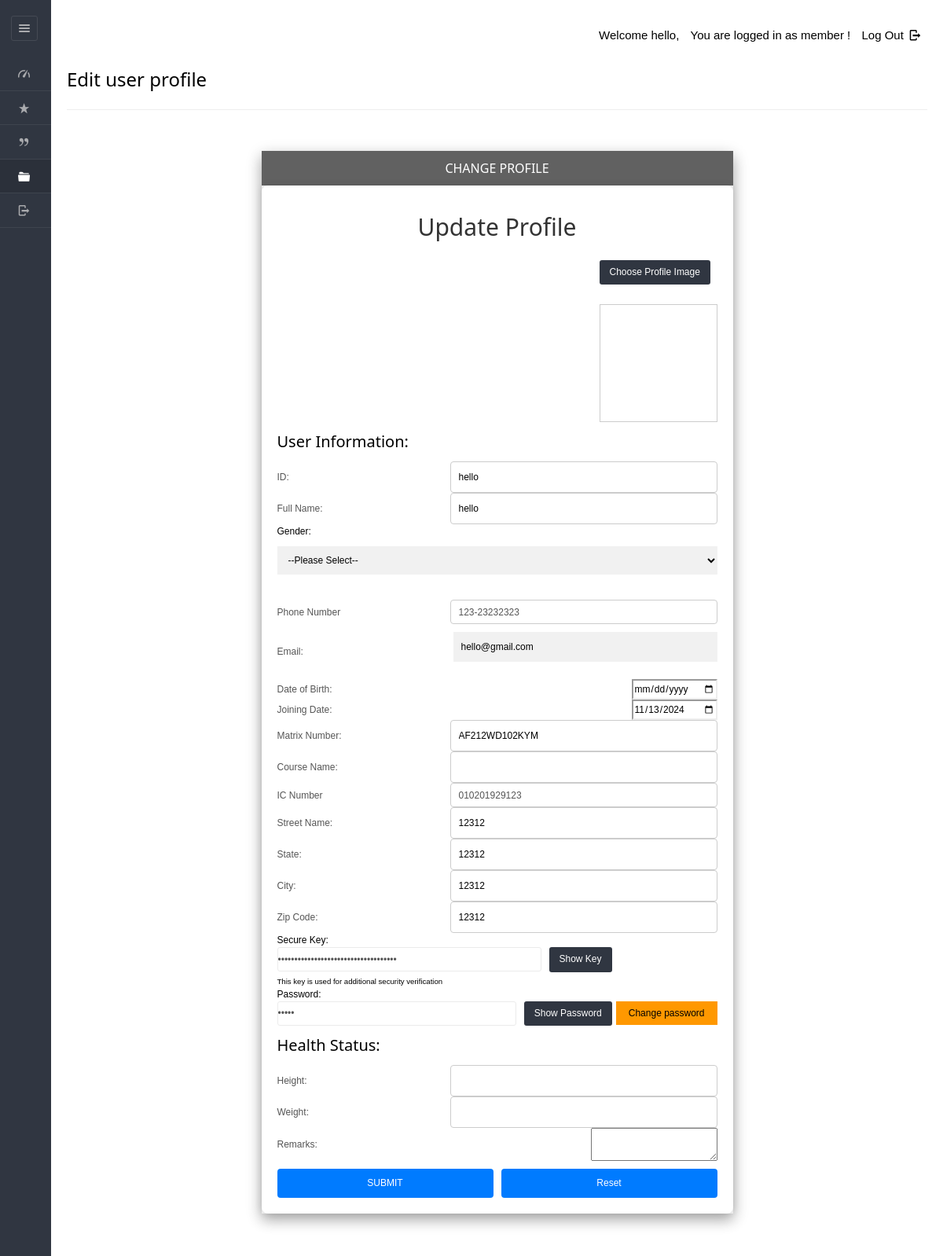
/dashboard/member/more-userprofile.php (signed in), run on the app's committed database.
### tables this page shows
CREATE TABLE IF NOT EXISTS `images` (
  `imageid` varchar(200) NOT NULL,
  `adminid` varchar(20) DEFAULT NULL,
  `userid` varchar(20) DEFAULT NULL,
  `staffid` varchar(20) DEFAULT NULL,
  `planid` varchar(8) DEFAULT NULL,
  `image_path` varchar(255) DEFAULT 'placeholder.jpg',
  `uploaded_at` timestamp NOT NULL DEFAULT CURRENT_TIMESTAMP,
  PRIMARY KEY (`imageid`)
);

CREATE TABLE IF NOT EXISTS `users` (
  `userid` varchar(20) NOT NULL,
  `pass_key` varchar(100) NOT NULL,
  `imageid` varchar(200) DEFAULT NULL,
  `username` varchar(40) DEFAULT NULL,
  `fullName` varchar(100) DEFAULT NULL,
  `gender` varchar(8) DEFAULT NULL,
  `mobile` varchar(20) DEFAULT NULL,
  `email` varchar(200) DEFAULT NULL,
  `dob` varchar(40) DEFAULT NULL,
  `joining_date` varchar(40) DEFAULT NULL,
  `hasApproved` varchar(10) DEFAULT NULL,
  `matrixNumber` varchar(255) DEFAULT NULL,
  `courseName` varchar(255) DEFAULT NULL,
  `no_ic` varchar(50) DEFAULT NULL,
  PRIMARY KEY (`userid`)
);

CREATE TABLE IF NOT EXISTS `address` (
  `addressid` varchar(50) NOT NULL,
  `staffid` varchar(40) DEFAULT NULL,
  `adminid` varchar(20) DEFAULT NULL,
  `userid` varchar(20) NOT NULL,
  `streetName` varchar(40) DEFAULT NULL,
  `state` varchar(40) DEFAULT NULL,
  `city` varchar(40) DEFAULT NULL,
  `zipcode` varchar(5) DEFAULT NULL,
  PRIMARY KEY (`addressid`)
);

### dashboard/member/more-userprofile.php (the view, shortened to what this page needs)
<?php
require '../../include/db_conn.php';
$userid = $_SESSION['userid'];
$user_id = $_SESSION['userid'];
$sql = "SELECT * FROM users WHERE userid = ?";
$stmt = $con->prepare($sql);
$stmt->bind_param("i", $user_id);
$stmt->execute();
$result = $stmt->get_result();
$user_data = $result->fetch_assoc();
$sql = "SELECT * FROM address WHERE userid = ?";
$stmt = $con->prepare($sql);
$stmt->bind_param("i", $user_id);
$stmt->execute();
$result = $stmt->get_result();
$address_data = $result->fetch_assoc();
$sql = "SELECT * FROM health_status WHERE userid = ?";
$stmt = $con->prepare($sql);
$stmt->bind_param("i", $user_id);
$stmt->execute();
$result = $stmt->get_result();
$health_data = $result->fetch_assoc();
$sql = "SELECT * FROM images WHERE userid = ?";
$stmt = $con->prepare($sql);
$stmt->bind_param("i", $user_id);
$stmt->execute();
$result = $stmt->get_result();
$image_data = $result->fetch_assoc();
$query = "SELECT pass_key FROM users WHERE userid = ?";
$stmt = $con->prepare($query);
$stmt->bind_param("i", $user_id);
$stmt->execute();
$stmt->bind_result($user_password);
?>
<!DOCTYPE html>
<html lang="en">
<head>
    <link rel="stylesheet" href="../../css/style.css" id="style-resource-5">
    <link rel="stylesheet" href="../../css/dashMain.css">
    <link rel="stylesheet" type="text/css" href="../../css/entypo.css">
    <link href="a1style.css" rel="stylesheet" type="text/css">
	<link rel="stylesheet" href="../../css/dashboard/sidebar.css">
</head>
<body class="page-body page-fade" onload="collapseSidebar()">
    <div class="page-container sidebar-collapsed" id="navbarcollapse">
        <div class="sidebar-menu">
            <header class="logo-env">
                <div class="sidebar-collapse" onclick="collapseSidebar()">
                    <a href="#" class="sidebar-collapse-icon with-animation">
                        <i class="entypo-menu"></i>
                    </a>
                </div>
            </header>
            <?php include('nav.php'); ?>
        </div>
        <div class="main-content">
            <div class="row">
                <div class="col-md-6 col-sm-8 clearfix"></div>
                <div class="col-md-6 col-sm-4 clearfix hidden-xs">
                    <ul class="list-inline links-list pull-right">
                        <li>
                            <a href="logout.php">Log Out <i class="entypo-logout right"></i></a>
                        </li>
                    </ul>
                </div>
            </div>
            <h3>Edit user profile</h3>
            <hr />
            <div class="a1-container a1-small a1-padding-32" style="margin-top:2px; margin-bottom:2px;">
                <div class="a1-card-8 a1-light-gray" style="width:600px; margin:0 auto;">
                    <div class="a1-container a1-dark-gray a1-center">
                        <h6>CHANGE PROFILE</h6>
                    </div>
<div class="form-container">
    <h2>Update Profile</h2>
    <form id="form1" name="form1" method="post" action="" enctype="multipart/form-data">
<div class="form-group">
    <div>
        <button id="file-upload-btn" class="btn btn-primary">Choose Profile Image</button>
        <br>
        <div id="empty-box" style="width: 150px; height: 150px; border: 1px solid #ccc; display: <?php echo isset($image_data['image_path']) ? 'none' : 'block'; ?>;"></div>
    </div>
</div>
<h4>User Information:</h4>
<div class="form-group">
    <label for="login_id">ID:</label>
    <input type="text" name="login_id" value="<?php echo htmlspecialchars($user_data['username'] ?? '', ENT_QUOTES, 'UTF-8'); ?>" required pattern="[a-zA-Z0-9]{1,25}" title="Only alphanumeric characters are allowed, up to 25 characters." readonly>
</div>
<div class="form-group">
    <label for="full_name">Full Name:</label>
    <input type="text" name="full_name" value="<?php echo htmlspecialchars($user_data['fullName'] ?? '', ENT_QUOTES, 'UTF-8'); ?>" maxlength="25" required pattern="[a-zA-Z\s]{1,25}" title="Only letters and spaces are allowed, up to 25 characters.">
</div>
<div style="margin-bottom: 10px;">
    <label for="gender">Gender:</label>
    <select id="gender" name="gender" class="dropdown-menu" required>
        <option value="">--Please Select--</option>
    </select>
</div>
<div class="form-group">
    <label for="mobile">Phone Number</label>
    <input
        type="text"
        class="form-control"
        name="mobile"
        id="mobile"
        placeholder="###-########"
        maxlength="12"
        autocomplete="off"
		value="<?php echo htmlspecialchars($user_data['mobile'] ?? '', ENT_QUOTES, 'UTF-8'); ?>"
        required>
</div>
<div class="form-group">
    <label for="email">Email:</label>
    <input class="input-field-email" type="email" name="email" value="<?php echo htmlspecialchars($user_data['email'] ?? '', ENT_QUOTES, 'UTF-8'); ?>" maxlength="50" required pattern=".{1,50}" title="Up to 50 characters.">
</div>
<div class="form-group">
    <label for="dob">Date of Birth:</label>
    <input type="date" name="dob" value="<?php echo htmlspecialchars($user_data['dob'] ?? '', ENT_QUOTES, 'UTF-8'); ?>" required>
</div>
<div class="form-group">
    <label for="joining_date">Joining Date:</label>
    <input type="date"
           name="joining_date"
           value="<?php echo htmlspecialchars($user_data['joining_date'] ?? date('Y-m-d'), ENT_QUOTES, 'UTF-8'); ?>"
           required>
</div>
<div class="form-group">
    <label for="matrixNumber">Matrix Number:</label>
    <input type="text" name="matrixNumber" value="<?php echo htmlspecialchars($user_data['matrixNumber'] ?? '', ENT_QUOTES, 'UTF-8'); ?>" maxlength="25" required pattern="[a-zA-Z0-9]{1,25}" title="Only alphanumeric characters are allowed, up to 25 characters.">
</div>
<div class="form-group">
    <label for="courseName">Course Name:</label>
    <input type="text" name="courseName" value="<?php echo htmlspecialchars($user_data['courseName'] ?? '', ENT_QUOTES, 'UTF-8'); ?>" maxlength="50" required pattern="[a-zA-Z\s]{1,50}" title="Only letters and spaces are allowed, up to 50 characters.">
</div>
<div class="form-group">
  <label for="no_ic">IC Number</label>
  <input
    type="text"
    class="form-control"
    name="no_ic"
    id="no_ic"
    placeholder="######-##-####"
    autocomplete="off"
    maxlength="14"
	value="<?php echo htmlspecialchars($user_data['no_ic'] ?? '', ENT_QUOTES, 'UTF-8'); ?>"
    required>
</div>
<div class="form-group">
    <label for="street_name">Street Name:</label>
    <input type="text" name="street_name" value="<?php echo htmlspecialchars($address_data['streetName'] ?? '', ENT_QUOTES, 'UTF-8'); ?>" maxlength="50" required>
</div>
<div class="form-group">
    <label for="state">State:</label>
    <input type="text" name="state" value="<?php echo htmlspecialchars($address_data['state'] ?? '', ENT_QUOTES, 'UTF-8'); ?>" maxlength="25" required pattern="[a-zA-Z\s]{1,25}" title="Only letters and spaces are allowed, up to 25 characters.">
</div>
<div class="form-group">
    <label for="city">City:</label>
    <input type="text" name="city" value="<?php echo htmlspecialchars($address_data['city'] ?? '', ENT_QUOTES, 'UTF-8'); ?>" maxlength="25" required pattern="[a-zA-Z\s]{1,25}" title="Only letters and spaces are allowed, up to 25 characters.">
</div>
<div class="form-group">
    <label for="zip_code">Zip Code:</label>
    <input type="text" name="zip_code" value="<?php echo htmlspecialchars($address_data['zipcode'] ?? '', ENT_QUOTES, 'UTF-8'); ?>" maxlength="10" required pattern="\d{5,10}" title="Only digits are allowed, between 5 to 10 characters.">
</div>
<?php
$query = "SELECT securekey FROM login WHERE userid = ?";
$stmt = $con->prepare($query);
$stmt->bind_param("i", $userid);
$stmt->execute();
$result = $stmt->get_result();
$securekey = "";
if ($result->num_rows > 0) {
    $row = $result->fetch_assoc();
    $securekey = $row['securekey'];
}
?>
<tr>
    <td height="35">Secure Key:</td>
    <td height="35">
        <div style="display: flex; align-items: center; gap: 5px;">
            <input type="password" id="secureKey" name="securekey" value="<?php echo htmlspecialchars($securekey); ?>" class="form-control" style="flex: 1; max-width: 60%; margin-right: 5px;" readonly required/>
            <button type="button" onclick="handleSecureKeyVisibility(event)" class="btn btn-primary" style="white-space: nowrap;">Show Key</button>
        </div>
        <small style="display: block; margin-top: 5px;">This key is used for additional security verification</small>
    </td>
</tr>
<tr>
    <td height="35">Password:</td>
    <td height="35">
        <div style="display: flex; align-items: center; gap: 5px;">
            <input type="password" id="userPassword" class="form-control" value="<?php echo htmlspecialchars($user_password); ?>" style="flex: 1; max-width: 60%; margin-right: 5px;" readonly>
            <button type="button" onclick="handlePasswordVisibility(event)" class="btn btn-primary" style="white-space: nowrap;">Show Password</button>
            <a href="change_pwd.php" class="a1-btn a1-orange" style="white-space: nowrap;">Change password</a>
        </div>
    </td>
</tr>
<h4 id="health_status_section">Health Status:</h4>
<div class="form-group">
    <label for="height">Height:</label>
    <input type="text" name="height" value="<?php echo htmlspecialchars($health_data['height'] ?? '', ENT_QUOTES, 'UTF-8'); ?>" maxlength="5" required pattern="\d{1,5}" title="Only digits are allowed, up to 5 characters.">
</div>
<div class="form-group">
    <label for="weight">Weight:</label>
    <input type="text" name="weight" value="<?php echo htmlspecialchars($health_data['weight'] ?? '', ENT_QUOTES, 'UTF-8'); ?>" maxlength="5" required pattern="\d{1,5}" title="Only digits are allowed, up to 5 characters.">
</div>
<div class="form-group">
    <label for="remarks">Remarks:</label>
    <textarea name="remarks" maxlength="255"><?php echo htmlspecialchars($health_data['remarks'] ?? '', ENT_QUOTES, 'UTF-8'); ?></textarea>
</div>
<div class="form-group">
    <input type="submit" name="submit" value="SUBMIT" class="btn btn-primary" style="margin-right: 10px;">
    <input type="reset" name="reset" value="Reset" class="btn btn-secondary">
</div>
    </form>
</div>
                </div>
            </div>
        </div>
    </body>
</html>

### css/style.css (style rules this page uses)
html { font-size: 62.5%; font-family: sans-serif; }
div { display: block; }
body { font-family: "Noto Sans", sans-serif, "Helvetica Neue", Helvetica, Arial, sans-serif; font-size: 12px; line-height: 1.428571429; display: block; margin: 0; }
*, *:before, *:after { box-sizing: border-box; }
a { text-decoration: none; background: transparent; }
.form-control { display: block; width: 100%; height: 31px; padding: 6px 12px; font-size: 12px; line-height: 1.428571429; color: #555555; outline:none; vertical-align: middle; background-color: #ffffff; background-image: none; border: 1px solid #ebebeb; border-radius: 3px; transition: border-color ease-in-out .15s, box-shadow ease-in-out .15s; }
input, button, select, textarea { font-family: inherit; font-size: inherit; line-height: inherit; }
button, input { line-height: normal; }
button, input, select, textarea { font-family: inherit; font-size: 100%; margin: 0; }
input:not([type]), input[type="email" i], input[type="number" i], input[type="password" i], input[type="tel" i], input[type="url" i], input[type="text" i] { padding: 1px 0px; }
input { background-color: white; cursor: text; padding: 1px; border-width: 2px; border-style: inset; border-color: initial; border-image: initial; }
input, textarea, select, button { text-rendering: auto; color: initial; letter-spacing: normal; word-spacing: normal; text-transform: none; text-indent: 0px; text-shadow: none; display: inline-block; text-align: start; margin: 0em; font: 400 13.3333px Arial; }
.btn-primary { color: #ffffff; background-color: #303641; border-color: #303641; }
.btn { display: inline-block; margin-bottom: 0; font-weight: 400; text-align: center; vertical-align: middle; cursor: pointer; background-image: none; border: 1px solid transparent; white-space: nowrap; padding: 6px 12px; font-size: 12px; line-height: 1.428571429; border-radius: 3px; user-select: none; }
button, html input[type="button"], input[type="reset"], input[type="submit"] { cursor: pointer; }
button, select { text-transform: none; }
a { color: #373e4a; text-decoration: none; }
a { background: transparent; }
a { color: #373e4a; }
.page-container { position: relative; padding-left: 280px; }
.page-container .sidebar-menu { position: absolute; width: 280px; top: 0; left: 0; bottom: 0; background: #303641; color: #aaabae; z-index: 1; min-height: 796px; box-sizing: border-box; }
.page-container .sidebar-menu .logo-env { width: 100%; padding: 35px; padding-bottom: 10px; box-sizing: border-box; }
.page-container.sidebar-collapsed { padding-left: 65px; }
.page-container.sidebar-collapsed .sidebar-menu { z-index: 4; width: 65px; }
.page-container.sidebar-collapsed .sidebar-menu .logo-env { display: block; padding: 20px; }
.page-container .sidebar-menu .logo-env:before, .page-container .sidebar-menu .logo-env:after { content: " "; display: table; }
.page-container .sidebar-menu .logo-env > div { display: block; vertical-align: middle; white-space: nowrap; float: left; }
.page-container .sidebar-menu .logo-env > div > a { display: inline-block; color: #aaabae; }
.page-container.sidebar-collapsed .sidebar-menu .logo-env > div.sidebar-collapse { display: block; padding: 0; left: 3px; }
.page-container .sidebar-menu .logo-env > div.sidebar-collapse, .page-container .sidebar-menu .logo-env > div.sidebar-mobile-menu { position: relative; float: right; }
.page-container .sidebar-menu .logo-env > div.sidebar-collapse a, .page-container .sidebar-menu .logo-env > div.sidebar-mobile-menu a { display: inline-block; border: 1px solid #454a54; text-align: center; padding: 0; line-height: 1; font-size: 20px; font-weight: 300; padding: 5px 2px; background-clip: padding-box; border-radius: 3px; transition: all 200ms ease-in-out; }
.page-container .sidebar-menu .logo-env:after { clear: both; }
ul, ol { margin-top: 0; margin-bottom: 8.5px; }
ul, menu, dir { display: block; list-style-type: disc; }
li { display: list-item; }
i, cite, em, var, address, dfn { font-style: italic; }

### css/entypo.css (style rules this page uses)
[class^="entypo-"]:before, [class*=" entypo-"]:before { font-family: "entypo"; font-style: normal; font-weight: normal; speak: none; display: inline-block; text-decoration: inherit; width: 1em; margin-right: .2em; text-align: center; font-variant: normal; text-transform: none; line-height: 1em; margin-left: .2em; }
.entypo-menu:before { content: '\e811'; }
.entypo-logout:before { content: '\e85d'; }

### data on the page
users: login_id "hello", full_name "hello", mobile "123-23232323", email "hello@gmail.com", joining_date "11/13/2024", matrixNumber "AF212WD102KYM", no_ic "010201929123"
address: street_name "12312", state "12312", city "12312", zip_code "12312"
